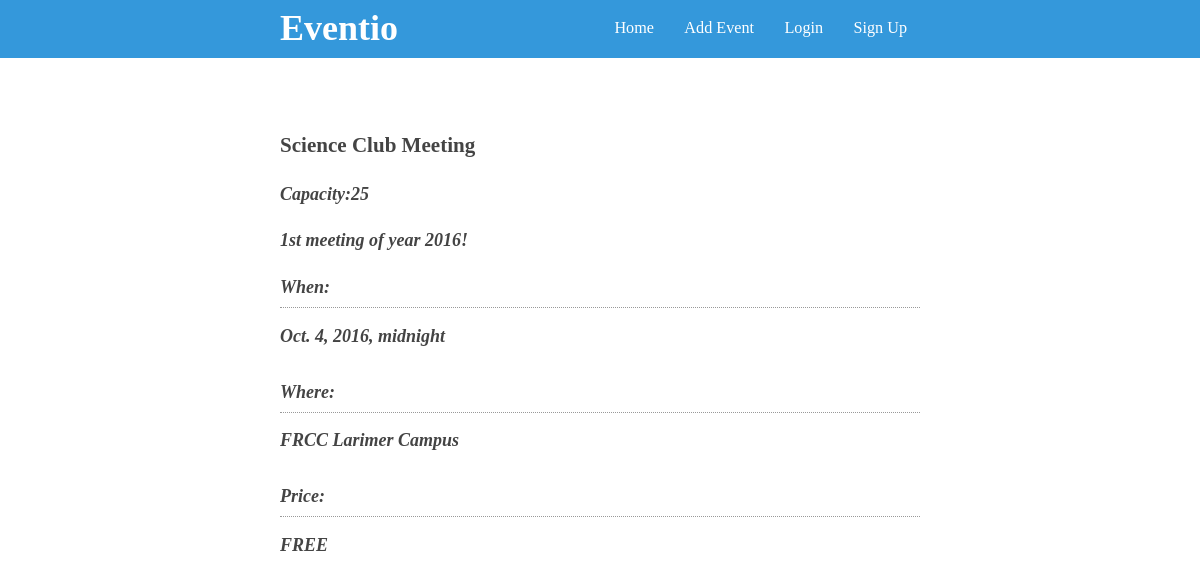
The page /event/1/ on the database its author committed.
### events/models.py (models this page shows, shortened)
class Event(models.Model):
    name = models.CharField(max_length=255)
    description = models.TextField()
    start_time = models.DateTimeField()
    location = models.CharField(max_length=255)
    price = models.DecimalField(blank=True, null=True, decimal_places=2, max_digits=6)
    capacity = models.PositiveSmallIntegerField(blank=True, null=True)

### events/views.py (the view)
# urls.py: url(r'^event/(?P<pk>\d+)/$', event_detail, name='event'),
def event_detail(request, pk):
    event = get_object_or_404(Event, pk=pk)
    return render(request, 'event_detail.html', {'event':event})

### templates/event_detail.html (shortened to what this page needs)
{% extends '_partials/base.html' %}
{% block content %}
  <div class="event">
  <h3>{{ event.name }}</h3>
      {% if event.capacity %}
      <p/>
        <strong/><em>Capacity:{{event.capacity}}<em/><strong/></p>
          {% endif %}
      <p>{{event.description}}</p>
      <dl>
        <dt>When:</dt>
        <dd>{{ event.start_time }}</dd>
        <dt>Where:</dt>
        <dd>{{ event.location }}</dd>
        <dt>Price:</dt>
        <dd>
          {% if event.price %}
            ${{ event.price }}
          {% else %}
            FREE
          {% endif %}
        </dd>
      </dl>
    </div>
{% endblock content %}

### assets/css/app.css (style rules this page uses)
body { color: #444; font-size: 18px; line-height: 1.6; margin: 0; padding: 0 0 60px; }
h1, h2, h3 { line-height: 1.2; }
dd { margin-bottom: 1.5em; margin-left: 0; }
dt { border-bottom: 1px dotted #999; font-weight: bold; margin-bottom: 0.75em; padding-bottom: 0.3em; }

### rows shown on the page
Event: name "Science Club Meeting", capacity "25", description "1st meeting of year 2016!", start_time "Oct. 4, 2016, midnight", location "FRCC Larimer Campus"
